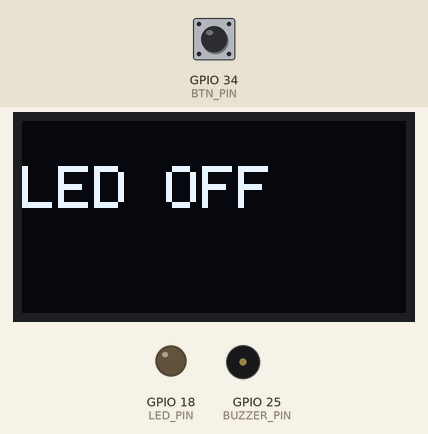
Recording of a program running on a simulated ESP32. On the bench: 128×64 one-colour display, output pins drawn as LEDs (lit = HIGH), buzzer (waves = sounding). Dashed ring = blinking. The test bench sets the inputs (shaded band); at power-on: GPIO 34 (BTN_PIN) HIGH. What the program prints to the serial monitor is not drawn.

Above: at 1.2 s.
1.3 s: GPIO 34 (BTN_PIN) pulled LOW for 3.2 s
At 4.2 s:
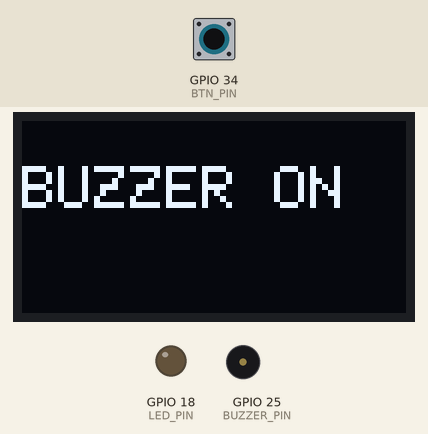
6.0 s: GPIO 34 (BTN_PIN) pulled LOW for 0.15 s
At 6.9 s:
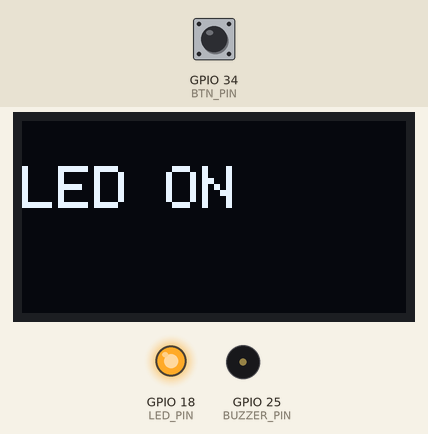
7.6 s: GPIO 34 (BTN_PIN) pulled LOW for 3.2 s
At 10.4 s:
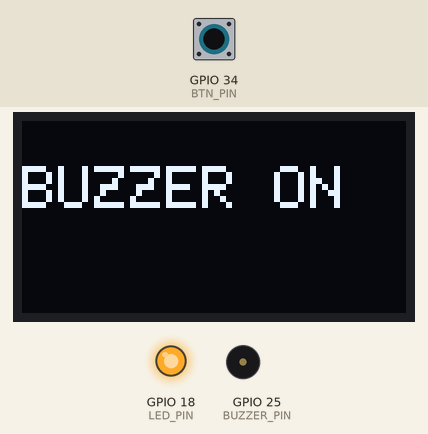
12.3 s: GPIO 34 (BTN_PIN) pulsed LOW 5 times (0.12 s each, 0.3 s apart)
At 12.59 s:
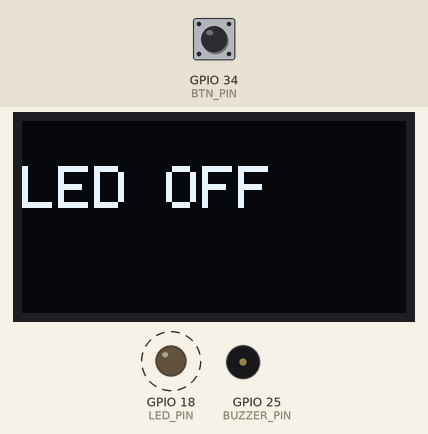
15.3 s: GPIO 34 (BTN_PIN) pulled LOW for 1 s
At 17.6 s:
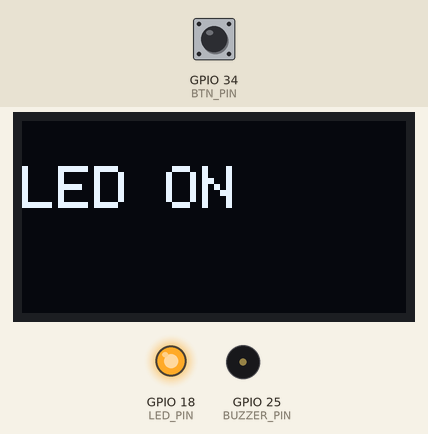
Timing chart, 0 to 18.8 s (numbered marks = the images above; inputs shaded):
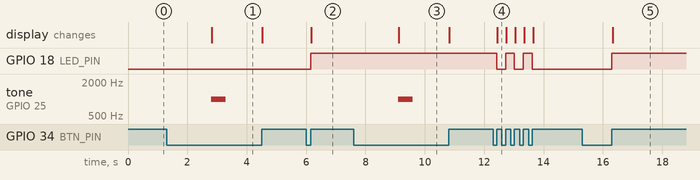

The program:

main.cpp
```cpp
//Assignment 1 - Task B
//Short press → toggle LED
//Long press (> 1.5s) it play buzzer tone
// Name: Fatima shahzad
// REG #: 23-NTU-CS-1026

#include <Arduino.h>
#include <Wire.h>
#include <Adafruit_GFX.h>
#include <Adafruit_SSD1306.h>

#define SCREEN_WIDTH 128
#define SCREEN_HEIGHT 64
#define OLED_ADDR 0x3C

// Pin configuration
const int LED_PIN = 18;
const int BTN_PIN = 34;     // Pin connected to the push button (wired to GND)
const int BUZZER_PIN = 25;  // Pin connected to the passive/active buzzer

// Timing constants
const unsigned long DEBOUNCE_DELAY = 50;         // Debounce time to filter switch noise
const unsigned long LONG_PRESS_TIME = 1500;      // Threshold for a long press (1.5 seconds)

//brief OLED Display Object
//Initializes the SSD1306 display driver object using I2C communication.

Adafruit_SSD1306 display(SCREEN_WIDTH, SCREEN_HEIGHT, &Wire, -1);

// Button state variables
bool buttonPressed = false;      // Flag to track if the button is currently down
bool ledState = false;           // Current state of the LED (false = OFF, true = ON)
unsigned long pressStartTime = 0; // Records the time (millis) when the button press started
bool longPressTriggered = false; // Flag to ensure long press action triggers only once

// --- Function Declarations ---
void updateOLED(const char *msg);
void playBuzzerTone();

void setup() {
  Serial.begin(115200);

  // Set LED and Buzzer pins as OUTPUT
  pinMode(LED_PIN, OUTPUT);
  pinMode(BUZZER_PIN, OUTPUT);
  // Set Button pin with internal pull-up (reads LOW when pressed)
  pinMode(BTN_PIN, INPUT_PULLUP);

  // Initialize I2C communication for OLED (ESP32 standard pins 21/22)
  Wire.begin(21, 22);
  if (!display.begin(SSD1306_SWITCHCAPVCC, OLED_ADDR)) {
    Serial.println("OLED failed!");
    for (;;); // Halt if display fails to initialize
  }

  digitalWrite(LED_PIN, LOW); // Ensure LED starts OFF
  updateOLED("LED OFF");
  Serial.println("Setup complete - Task B");
}

void loop() {
  unsigned long now = millis();
  int reading = digitalRead(BTN_PIN);

  // Button detection on the FALLING edge (HIGH to LOW)
  if (reading == LOW && !buttonPressed) {
    buttonPressed = true;        // Mark button as pressed
    pressStartTime = now;        // Record the start time
    longPressTriggered = false;  // Reset long press flag
    Serial.println("Button pressed");
  }

  // Check for long press while button is held
  if (buttonPressed && reading == LOW && !longPressTriggered) {
    // Check if the elapsed time meets or exceeds the long press threshold
    if ((now - pressStartTime) >= LONG_PRESS_TIME) {
      longPressTriggered = true; // Set flag to prevent re-triggering
      playBuzzerTone();          // Execute long press action
      updateOLED("BUZZER ON");   // Update OLED temporarily
      Serial.println("Long press detected");
    }
  }

  // Button released on the RISING edge (LOW to HIGH)
  if (reading == HIGH && buttonPressed) {
    unsigned long pressDuration = now - pressStartTime;

    // Only process short press if long press condition was NOT met
    if (pressDuration < LONG_PRESS_TIME && !longPressTriggered) {
      // Short press action - toggle LED state
      ledState = !ledState;
      digitalWrite(LED_PIN, ledState);

      // Update OLED based on new LED state
      if (ledState) {
        updateOLED("LED ON");
        Serial.println("Short press - LED ON");
      } else {
        updateOLED("LED OFF");
        Serial.println("Short press - LED OFF");
      }
    } else if (longPressTriggered) {
      // If a long press occurred, the buzzer tone finished (due to `tone`'s duration),
      // so restore the OLED display to the actual LED state.
      if (ledState) {
        updateOLED("LED ON");
      } else {
        updateOLED("LED OFF");
      }
    }

    buttonPressed = false;      // Reset button state
    delay(DEBOUNCE_DELAY);      // Simple debounce delay after release
  }
}


//brief Clears the OLED and displays a new message.
//param msg The character array (string) to display on the OLED.

void updateOLED(const char *msg) {
  display.clearDisplay();
  display.setTextSize(2);
  display.setTextColor(SSD1306_WHITE);
  display.setCursor(0, 15);
  display.println(msg);
  display.display();
}


//brief Plays a specific tone on the buzzer pin.
//Uses the tone() function to output a 1000 Hz sound for 500 milliseconds.

void playBuzzerTone() {
  // Play a tone at 1000 Hz for 500ms
  tone(BUZZER_PIN, 1000, 500);
}
```

Measured:
- after the input at 1.3 s, tone on GPIO 25 (BUZZER_PIN): silent → 1000 Hz after 1.5 s, → silent 0.50 s later; the display: changes after 1.5 s (image 1)
- after the input at 6.0 s, GPIO 18 (LED_PIN): LOW → HIGH after 0.15 s; the display: changes after 0.18 s (image 2)
- after the input at 7.6 s, tone on GPIO 25 (BUZZER_PIN): silent → 1000 Hz after 1.5 s, → silent 0.50 s later; the display: changes after 1.5 s (image 3)
- after the input at 12.3 s, GPIO 18 (LED_PIN): alternates HIGH for 0.30 s and LOW for 0.30 s, 5 changes in all, then stays LOW, starting after 0.12 s; the display: changes after 0.15 s (image 4)
- after the input at 15.3 s, GPIO 18 (LED_PIN): LOW → HIGH after 1.0 s; the display: changes after 1.0 s (image 5)
